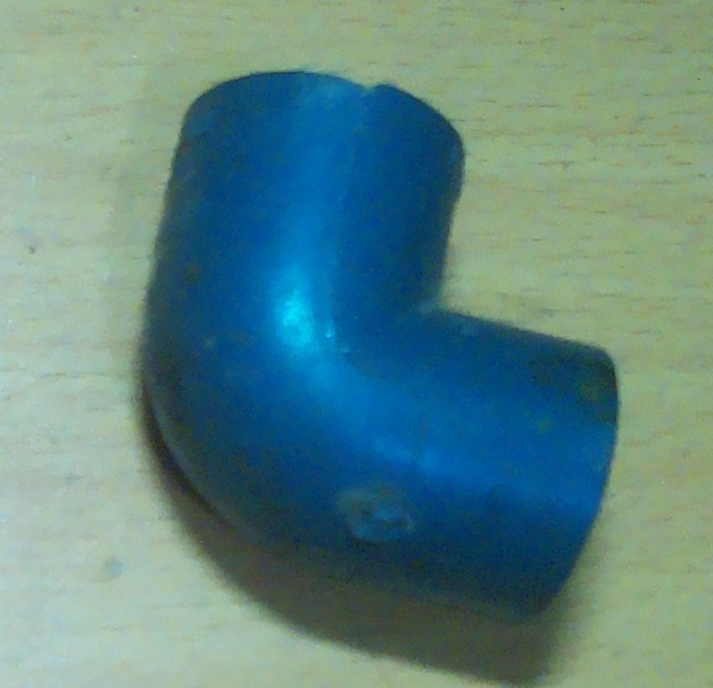
#> input picture image_20250321_201450_lbent_1.png, 713 x 688 px
$ python FFT.py
#> lines starting #> are read from the running program, lines starting #| are printed output that depends on the picture
import cv2
import numpy as np
import matplotlib.pyplot as plt
import time

def rotate_image_with_padding(image, angle):
    h, w = image.shape[:2]
    center = (w // 2, h // 2)
    rot_mat = cv2.getRotationMatrix2D(center, angle, 1.0)

    # Calculate bounding box of the rotated image
    cos = np.abs(rot_mat[0, 0])
    sin = np.abs(rot_mat[0, 1])
    new_w = int((h * sin) + (w * cos))
    new_h = int((h * cos) + (w * sin))

    # Adjust rotation matrix to account for translation
    rot_mat[0, 2] += (new_w / 2) - center[0]
    rot_mat[1, 2] += (new_h / 2) - center[1]

    # Perform actual rotation
    rotated = cv2.warpAffine(image, rot_mat, (new_w, new_h), flags=cv2.INTER_LINEAR, borderValue=0)
    return rotated

# [28 lines left out: functions match_grid_correlation, draw_bboxes, not called in this run]

def main():
    start = time.time()
    # Load template image
    cropped_img = cv2.imread('image_20250321_201450_lbent_1.png', cv2.IMREAD_GRAYSCALE)
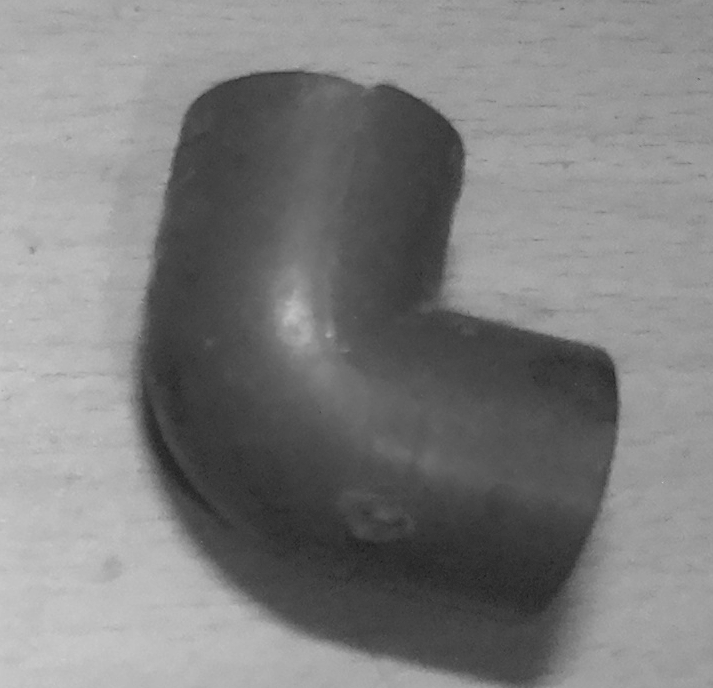
#> cropped_img: shape (688, 713); min 28, max 206, mean 126.8
    if cropped_img is None:
        print("Error: Could not load template image")
        return

    # Resize template to a manageable fixed size
    max_dim = 613
    h, w = cropped_img.shape
    scale = min(max_dim / h, max_dim / w) if max(h, w) > max_dim else 1.0
    new_h, new_w = int(h * scale), int(w * scale)
    resized_template = cv2.resize(cropped_img, (new_w, new_h), interpolation=cv2.INTER_AREA)

    # Generate rotated templates
    angles = np.arange(0, 360, 15)
    templates = [rotate_image_with_padding(resized_template, angle) for angle in angles]
#> in rotate_image_with_padding (call 19), `rot_mat = cv2.getRotationMatrix2D(center, angle, 1.0)`: rot_mat = [[-1.84e-16, -1, 601], [1, -1.84e-16, -11]]
#> in rotate_image_with_padding (call 19), `cos = np.abs(rot_mat[0, 0])`: cos = 1.84e-16
#> in rotate_image_with_padding (call 19), `sin = np.abs(rot_mat[0, 1])`: sin = 1
#> in rotate_image_with_padding (call 19), `new_w = int((h * sin) + (w * cos))`: new_w = 591
#> in rotate_image_with_padding (call 19), `new_h = int((h * cos) + (w * sin))`: new_h = 613
#> in rotate_image_with_padding (call 19), `rotated = cv2.warpAffine(image, rot_mat, (new_w, new_h), flags=cv2.INT..`:
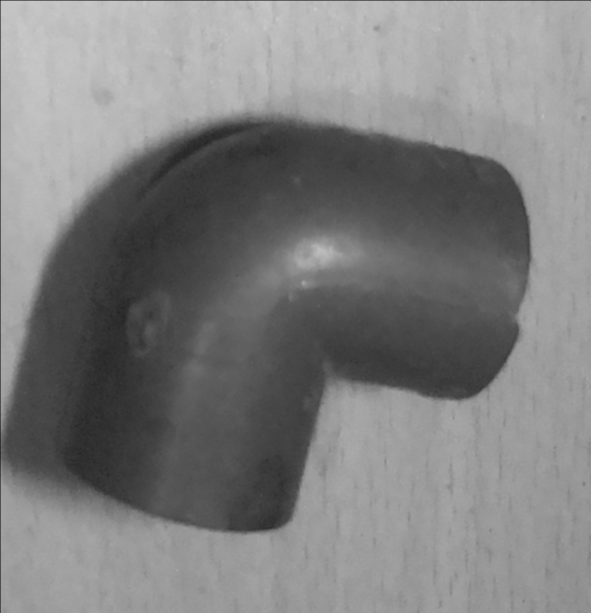
#> rotated: shape (613, 591); min 36, max 202, mean 126.7
#> in rotate_image_with_padding (call 20), `rot_mat = cv2.getRotationMatrix2D(center, angle, 1.0)`: rot_mat = [[0.259, -0.966, 511.7], [0.966, 0.259, -76.92]]
#> in rotate_image_with_padding (call 20), `cos = np.abs(rot_mat[0, 0])`: cos = 0.259
#> in rotate_image_with_padding (call 20), `sin = np.abs(rot_mat[0, 1])`: sin = 0.966
#> in rotate_image_with_padding (call 20), `new_w = int((h * sin) + (w * cos))`: new_w = 729
#> in rotate_image_with_padding (call 20), `new_h = int((h * cos) + (w * sin))`: new_h = 745
#> in rotate_image_with_padding (call 20), `rotated = cv2.warpAffine(image, rot_mat, (new_w, new_h), flags=cv2.INT..`:
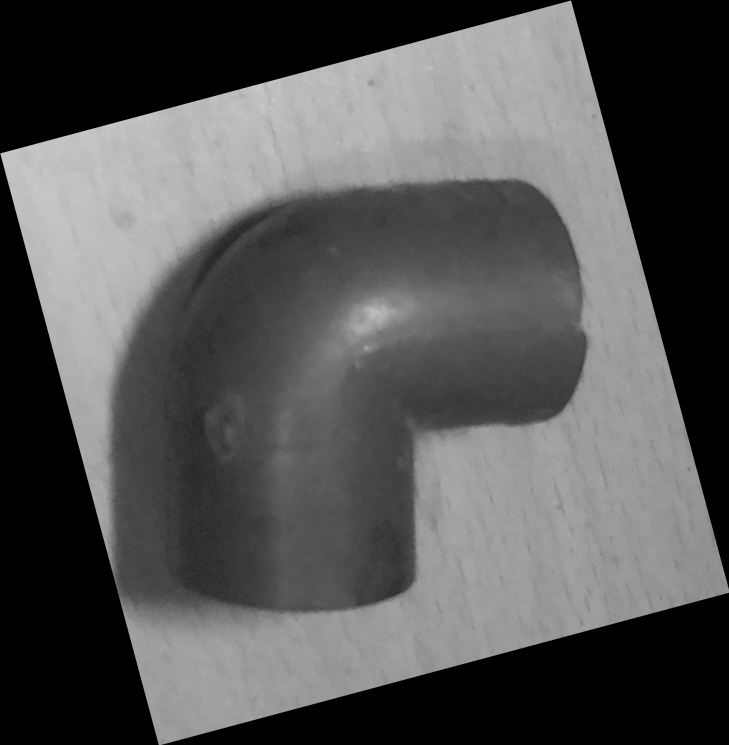
#> rotated: shape (745, 729); min 0, max 202, mean 84.6
#> in rotate_image_with_padding (call 21), `rot_mat = cv2.getRotationMatrix2D(center, angle, 1.0)`: rot_mat = [[0.5, -0.866, 408.5], [0.866, 0.5, -117.5]]
#> in rotate_image_with_padding (call 21), `cos = np.abs(rot_mat[0, 0])`: cos = 0.5
#> in rotate_image_with_padding (call 21), `sin = np.abs(rot_mat[0, 1])`: sin = 0.866
#> in rotate_image_with_padding (call 21), `new_w = int((h * sin) + (w * cos))`: new_w = 818
#> in rotate_image_with_padding (call 21), `new_h = int((h * cos) + (w * sin))`: new_h = 826
#> in rotate_image_with_padding (call 21), `rotated = cv2.warpAffine(image, rot_mat, (new_w, new_h), flags=cv2.INT..`:
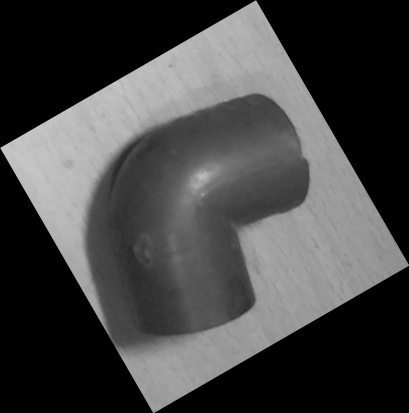
#> rotated: shape (826, 818) (shown at 1/2 size); min 0, max 203, mean 68
#> in rotate_image_with_padding (call 22), `rot_mat = cv2.getRotationMatrix2D(center, angle, 1.0)`: rot_mat = [[0.707, -0.707, 298.2], [0.707, 0.707, -130]]
#> in rotate_image_with_padding (call 22), `cos = np.abs(rot_mat[0, 0])`: cos = 0.707
#> in rotate_image_with_padding (call 22), `new_w = int((h * sin) + (w * cos))`: new_w = 851
#> in rotate_image_with_padding (call 22), `rotated = cv2.warpAffine(image, rot_mat, (new_w, new_h), flags=cv2.INT..`:
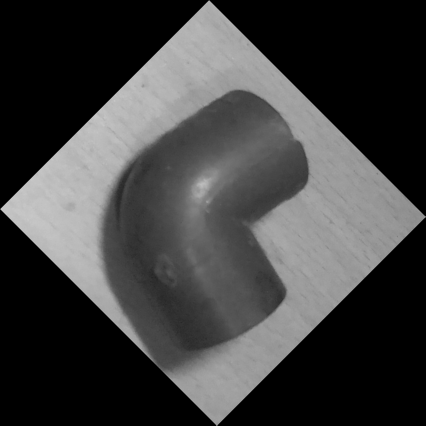
#> rotated: shape (851, 851) (shown at 1/2 size); min 0, max 203, mean 63.5
#> in rotate_image_with_padding (call 23), `rot_mat = cv2.getRotationMatrix2D(center, angle, 1.0)`: rot_mat = [[0.866, -0.5, 188.5], [0.5, 0.866, -113.5]]
#> in rotate_image_with_padding (call 23), `cos = np.abs(rot_mat[0, 0])`: cos = 0.866
#> in rotate_image_with_padding (call 23), `sin = np.abs(rot_mat[0, 1])`: sin = 0.5
#> in rotate_image_with_padding (call 23), `new_w = int((h * sin) + (w * cos))`: new_w = 826
#> in rotate_image_with_padding (call 23), `new_h = int((h * cos) + (w * sin))`: new_h = 818
#> in rotate_image_with_padding (call 23), `rotated = cv2.warpAffine(image, rot_mat, (new_w, new_h), flags=cv2.INT..`:
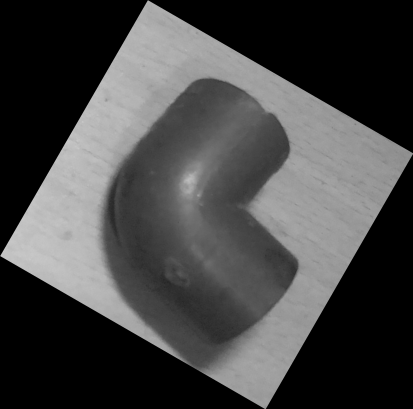
#> rotated: shape (818, 826) (shown at 1/2 size); min 0, max 203, mean 68
#> in rotate_image_with_padding (call 24), `rot_mat = cv2.getRotationMatrix2D(center, angle, 1.0)`: rot_mat = [[0.966, -0.259, 86.78], [0.259, 0.966, -69.15]]
#> in rotate_image_with_padding (call 24), `cos = np.abs(rot_mat[0, 0])`: cos = 0.966
#> in rotate_image_with_padding (call 24), `sin = np.abs(rot_mat[0, 1])`: sin = 0.259
#> in rotate_image_with_padding (call 24), `new_w = int((h * sin) + (w * cos))`: new_w = 745
#> in rotate_image_with_padding (call 24), `new_h = int((h * cos) + (w * sin))`: new_h = 729
#> in rotate_image_with_padding (call 24), `rotated = cv2.warpAffine(image, rot_mat, (new_w, new_h), flags=cv2.INT..`:
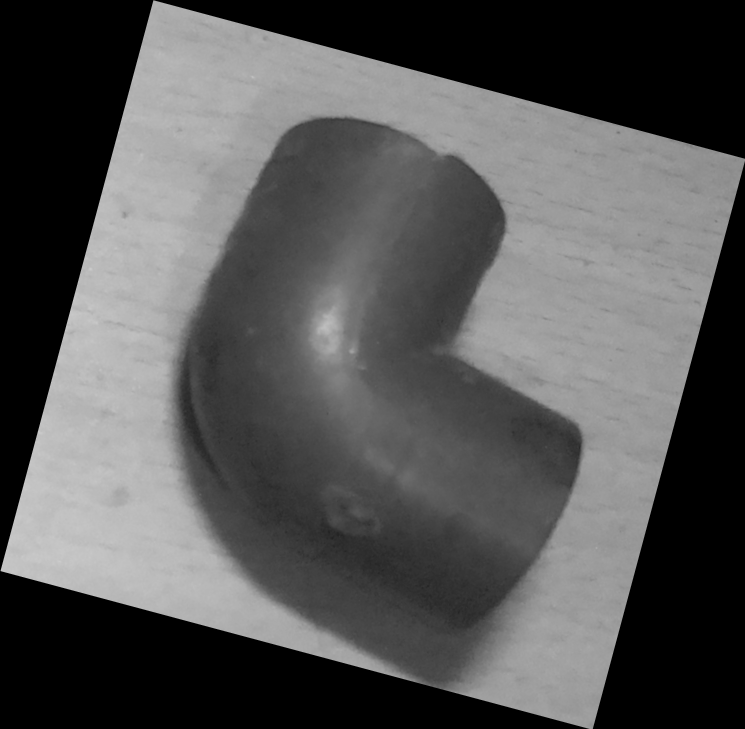
#> rotated: shape (729, 745); min 0, max 204, mean 84.6
#> templates = 24 items

    # Load full image
    full_img = cv2.imread('Dataset/test/images/image_20250321_200726_lbent_4.png', cv2.IMREAD_GRAYSCALE)
    if full_img is None:
        print("Error: Could not load full image")
        return

    # Perform grid-based correlation matching
    cell_size = (new_h, new_w)
    bboxes = match_grid_correlation(full_img, templates, cell_size, threshold=0.3)

    # Draw and show
    result = draw_bboxes(full_img, bboxes)
    end = time.time()
    print(f"Processing time: {end - start:.2f} seconds")
    plt.figure(figsize=(12, 8))
    plt.imshow(result)
    plt.title("Detected Regions")
    plt.axis('off')
    plt.show()

if __name__ == "__main__":
    main()

$ run again, with image_20250321_144934_lbent_1.png copied over image_20250321_201450_lbent_1.png
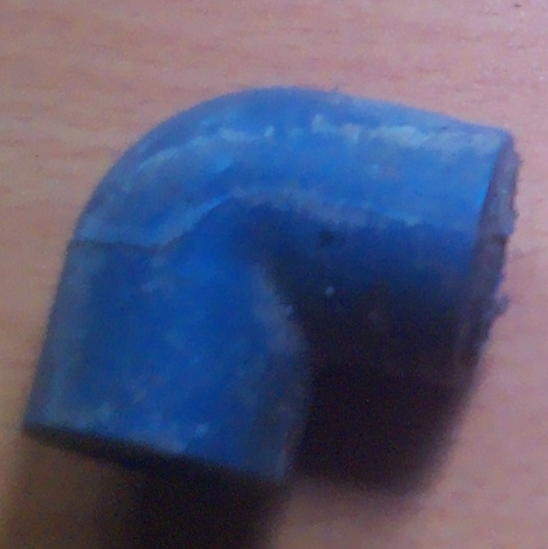
#> input picture image_20250321_144934_lbent_1.png, 548 x 549 px
#> in main, `cropped_img = cv2.imread('image_20250321_201450_lbent_1.png', cv2.IMRE..`:
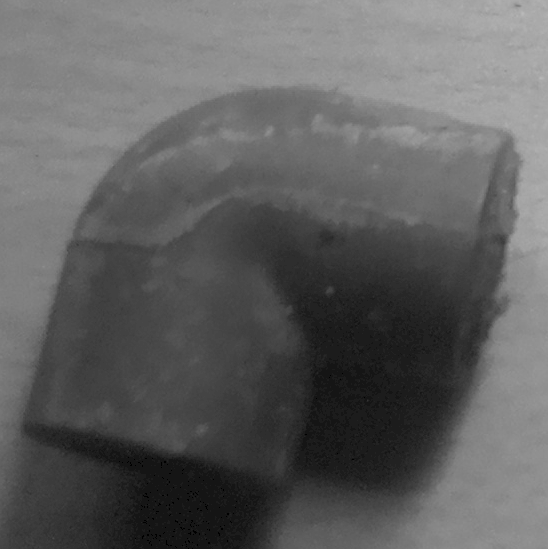
#> cropped_img: shape (549, 548); min 0, max 186, mean 95.5
#> rotated: shape (672, 671)
#> rotated: shape (749, 749)
#> rotated: shape (775, 775)
#> rotated: shape (749, 749)
#> rotated: shape (671, 672)
#> rotated: shape (548, 549)
#> rotated: shape (671, 672)
#> rotated: shape (749, 749)
#> rotated: shape (775, 775)
#> rotated: shape (749, 749)
#> rotated: shape (672, 671)
#> rotated: shape (549, 548)
#> rotated: shape (672, 671)
#> rotated: shape (749, 749)
#> rotated: shape (775, 775)
#> rotated: shape (749, 749)
#> rotated: shape (671, 672)
#> rotated: shape (548, 549)
#> rotated: shape (671, 672)
#> rotated: shape (749, 749)
#> rotated: shape (775, 775)
#> rotated: shape (749, 749)
#> rot_mat = [[0.966, -0.259, 80.25], [0.259, 0.966, -61.58]]
#> cos = 0.966
#> sin = 0.259
#> in rotate_image_with_padding (call 24), `new_w = int((h * sin) + (w * cos))`: new_w = 671
#> in rotate_image_with_padding (call 24), `new_h = int((h * cos) + (w * sin))`: new_h = 672
#> in rotate_image_with_padding (call 24), `rotated = cv2.warpAffine(image, rot_mat, (new_w, new_h), flags=cv2.INT..`:
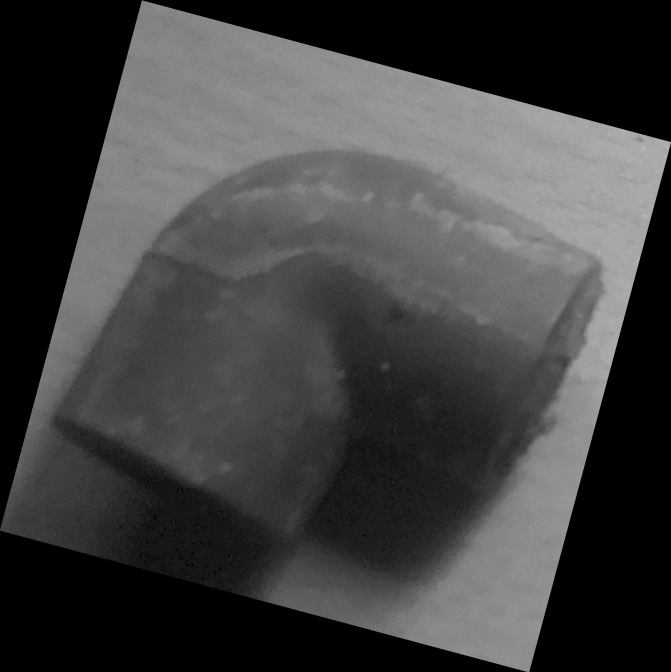
#> rotated: shape (672, 671); min 0, max 185, mean 63.7
#> templates = 24 items

$ run again, with model_evaluation.png copied over image_20250321_201450_lbent_1.png
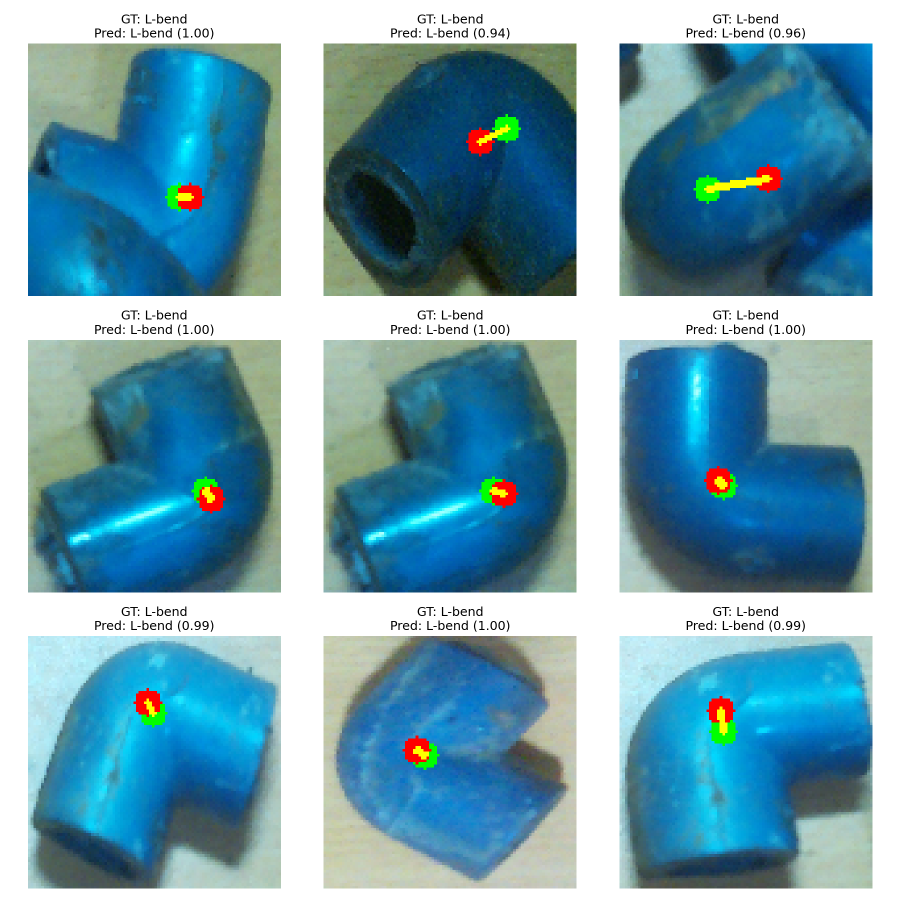
#> input picture model_evaluation.png, 1800 x 1800 px (shown at 1/2 size)
#> rotated: shape (750, 750)
#> rotated: shape (837, 837)
#> rotated: shape (866, 866)
#> rotated: shape (837, 837)
#> rotated: shape (750, 750)
#> rotated: shape (613, 613)
#> rotated: shape (750, 750)
#> rotated: shape (837, 837)
#> rotated: shape (866, 866)
#> rotated: shape (837, 837)
#> rotated: shape (750, 750)
#> rotated: shape (613, 613)
#> rotated: shape (750, 750)
#> rotated: shape (837, 837)
#> rotated: shape (866, 866)
#> rotated: shape (837, 837)
#> rotated: shape (750, 750)
#> rotated: shape (613, 613)
#> rotated: shape (750, 750)
#> rotated: shape (837, 837)
#> rotated: shape (866, 866)
#> rot_mat = [[0.866, -0.5, 194], [0.5, 0.866, -112]]
#> cos = 0.866
#> sin = 0.5
#> in rotate_image_with_padding (call 23), `new_w = int((h * sin) + (w * cos))`: new_w = 837
#> in rotate_image_with_padding (call 23), `rotated = cv2.warpAffine(image, rot_mat, (new_w, new_h), flags=cv2.INT..`:
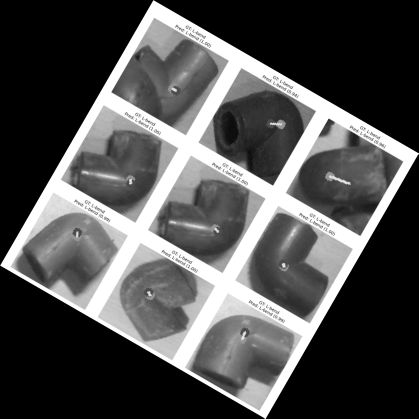
#> rotated: shape (837, 837) (shown at 1/2 size); min 0, max 255, mean 80.2
#> rot_mat = [[0.966, -0.259, 89.63], [0.259, 0.966, -68.77]]
#> cos = 0.966
#> sin = 0.259
#> in rotate_image_with_padding (call 24), `new_w = int((h * sin) + (w * cos))`: new_w = 750
#> in rotate_image_with_padding (call 24), `rotated = cv2.warpAffine(image, rot_mat, (new_w, new_h), flags=cv2.INT..`:
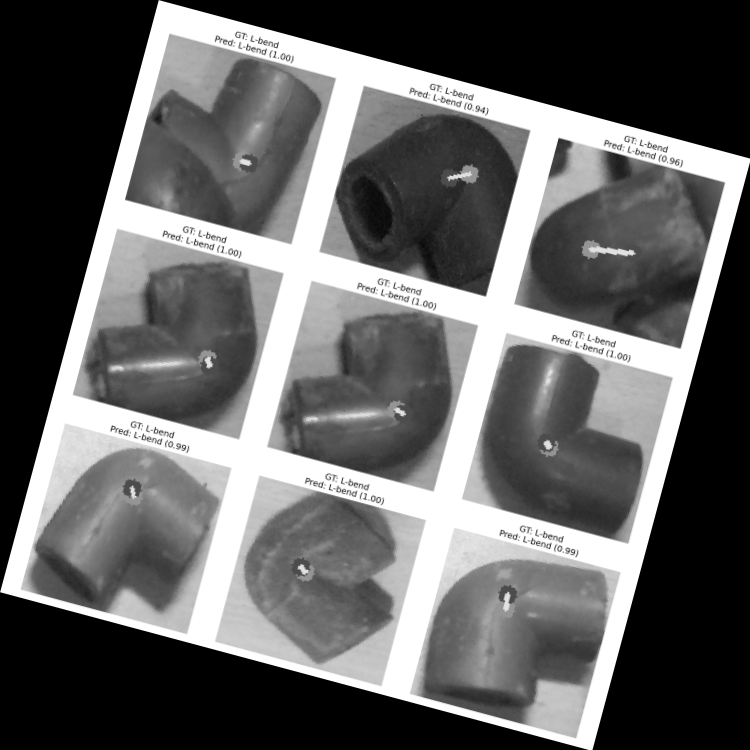
#> rotated: shape (750, 750); min 0, max 255, mean 99.9
#> templates = 24 items
